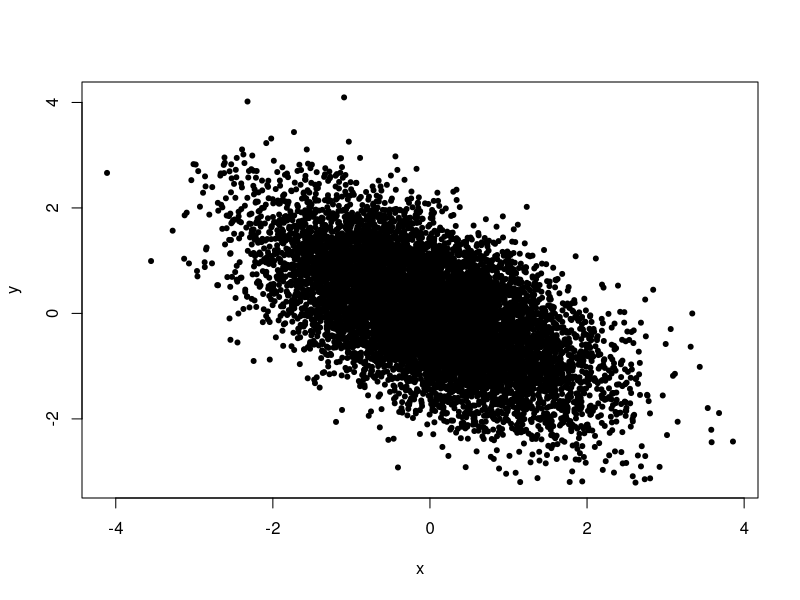
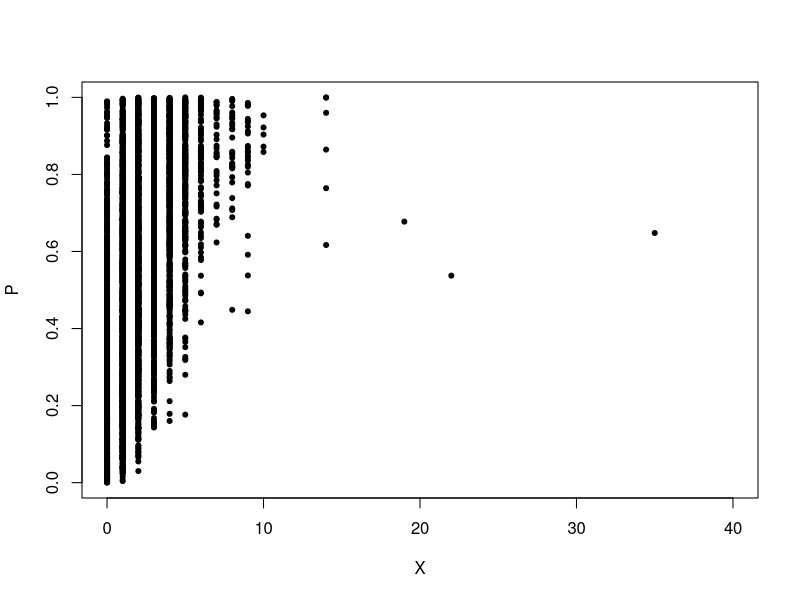
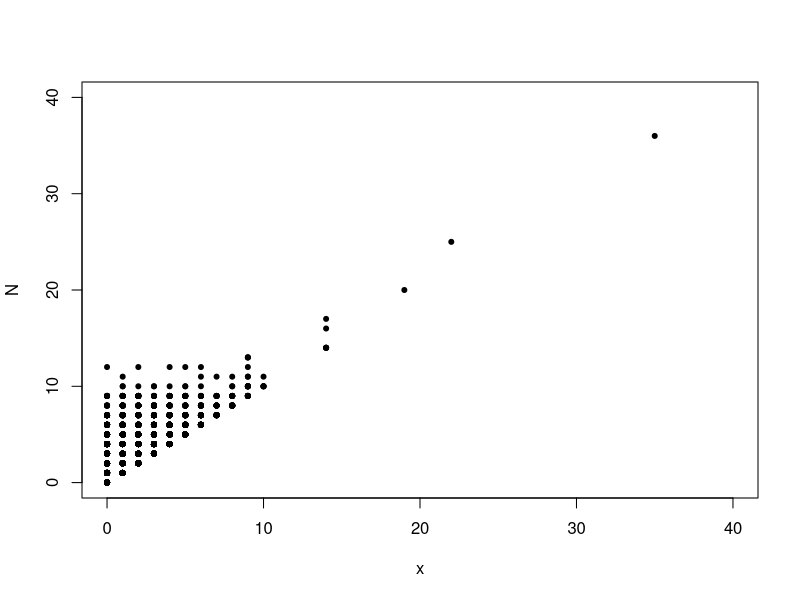
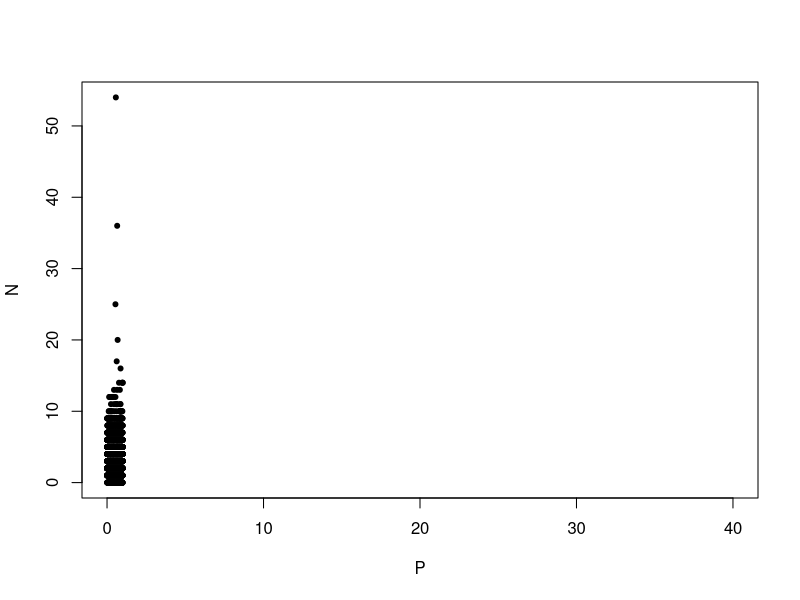

The R script that drew these images, in order: (Note: this script raises an error after producing the figures.)
## ---- chunk 1
#Bivariate Example
biStNormGibbs <- function(N, rho){
  X <- numeric(N+1)
  Y <- numeric(N+1)
  sigma <- sqrt(1-rho^2)
  X[1] = 0
  Y[1] = 0
for(i in 2:(N+1)){ 


X[i] <- rnorm(1, mean = rho*Y[i-1], sd= sigma)
Y[i] <- rnorm(1, mean = rho*X[i], sd= sigma)
}
  
  mtx <- cbind(X, Y)
  colnames(mtx) <- c("X", "Y")
  return(mtx)
   
  

}
plot(biStNormGibbs(10000, -0.6),pch=20,xlab="x",ylab="y",main="")
## ---- chunk 2
#trivariate example

Cas_Geor_trivariate <- function(trials){
  
  X <- numeric(trials+1)
  P <- numeric(trials+1)
  N <- numeric(trials+1)
  
  X[1] <- 100
  P[1] <- .5
  N[1] <- 100
  for (i in 2:(trials+1)) {
    X[i] <- rbinom(1, N[i-1], P[i-1])
    P[i] <- rbeta(1, X[i]+1, N[i-1]-X[i]+1)
    N[i] <- rpois(1, 4*(1-P[i]))+X[i]
  }
  
  mat <- cbind(X, P, N)
  colnames(mat) <- c("X", "P", "N")
  return(mat)
  
}
simu <- Cas_Geor_trivariate(10000)
plot(simu[2:5001, 1], simu[2:5001, 2], pch=20,xlab="X",ylab="P",main="", xlim=c(0,40))
plot(simu[2:5001, 1], simu[2:5001, 3], pch=20,xlab="x",ylab="N",main="",xlim=c(0,40), ylim = c(0, 40))
plot(simu[2:5001, 2], simu[2:5001, 3], pch=20,xlab="P",ylab="N",main="", xlim=c(0,40))
## ---- chunk 3
trials <- 50000
sim <- matrix(rep(0,3*trials),ncol=3)
sim[1,] <- c(1,0.5,2)
for (i in 2:trials)
{
sim[i,1] <- rbinom(1,sim[i-1,3],sim[i-1,2])
sim[i,2] <- rbeta(1,sim[i,1]+1,sim[i-1,3]-sim[i,1]+1)
sim[i,3] <- rpois(1,4*(1-sim[i,2]))+sim[i,1]
}

plot(sim[2:50000, 1], sim[2:5000, 2], pch=20,xlab="X",ylab="P",main="", xlim=c(0,40))
plot(sim[2:5000, 1], sim[2:5000, 3], pch=20,xlab="x",ylab="N",main="",xlim=c(0,40), ylim = c(0, 40))
plot(sim[2:5000, 2], sim[2:5000, 3], pch=20,xlab="P",ylab="N",main="", xlim=c(0,40))
## ---- chunk 4
#Ising model
betalist <- c(0,0.441,0.75,-1.5)

Ising_mdl <- function(g, beta, N){
  grid <- matrix(sample(c(-1, 1), (g+2)^2, rep=T), nrow=g+2)
  #We pad extra two rows in order to be able to get neighbors even for boundary vertices
  grid[c(1,g+2), ]<- 0
  grid[,c(1,g+2)] <-0
  
  for(k in 1:N)
  {
    #positions are randomly chosen
    i <- sample(2:(g+1), 1)
    j <- sample(2:(g+1), 1)
    # We collect the neighbors
    nbhd <- grid[i,j+1]+grid[i,j-1]+grid[i-1,j]+grid[i+1,j]
    p <- 1/(1+ exp(-beta*2*nbhd))
    
    #Now we sample from uniform determine how to determine our state
    if (runif(1) < p) grid[i,j] <- 1 else grid[i,j] <- -1
  }
  final <- grid[2:(g+1),2:(g+1)]
  image(final, yaxt="n", xaxt="n", col=c(0,1))
}

for(i in 1:4){
  Ising_mdl(100, betalist[i], 100000)
}

